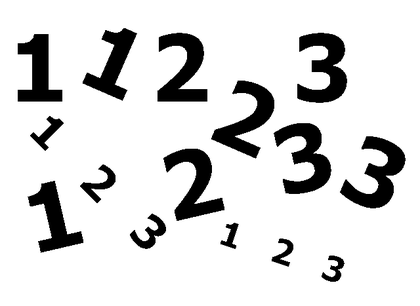
%> input picture Examples/123.bmp, 420 x 306 px, shrunk from 640 x 467 before the run
$ octave --eval "result = Bim_regiongrow(imread('../Examples/123.bmp'));"   (GNU Octave 9; MATLAB toolbox functions it lacks are replaced by stand-ins)
%> lines starting %> are read from the running program, lines starting %| are printed output that depends on the picture; in (x1, y1, x2, y2) boxes, pixels count from 0 and x2, y2 are one past the last pixel; in counts of white or black regions, pixels touching at a corner belong together; the program's own positions count from 1
### Miscellaneous/max2.m
function s = max2(x)
s = max(x(:));
%> s = 255

### Miscellaneous/min2.m
function s = min2(x)
s = min(x(:));
%> s = 0

### InputOutput/Bio_edgeview.m
% Bio_edgeview(B,E,c,g)
%
% Toolbox: Balu
%   Display gray or color image I overimposed by color pixels determined
%   by binary image E. Useful to display the edges of an image.
%   Variable c is the color vector [r g b] indicating the color to be displayed
%  (default: c = [1 0 0], i.e., red)
%   Variable g is the number of pixels of the edge lines, default g = 1
%
% Example to display a red edge of a food:
%    I = imread('testimg1.jpg');           % Input image
%    [R,E] = Bim_segbalu(I);               % Segmentation
%    Bio_edgeview(I,bwperim(E),[0 1 0],3)  % perimeter with 3 pixels will be
%                                          % displayed ingreen ([0 1 0] for [R G B])
%
% D.Mery, PUC-DCC, Apr. 2008-2019
% http://dmery.ing.puc.cl
%

function Bio_edgeview(B,E,cc,g)

if not(exist('cc','var'))
    cc = [1 0 0];
end

if not(exist('g','var'))
    g = 1;
end


B = double(B);
if max(B(:))>1
    B = B/256;
end

if (size(B,3)==1)
    [N,M] = size(B);
    J = zeros(N,M,3);
    J(:,:,1) = B;
    J(:,:,2) = B;
    J(:,:,3) = B;
    B = J;
end

B1 = B(:,:,1);
B2 = B(:,:,2);
B3 = B(:,:,3);

Z = B1==0;
Z = and(Z,B2==0);
Z = and(Z,B3==0);
ii = find(Z==1);
if not(isempty(ii))
    B1(ii) = 1/256;
    B2(ii) = 1/256;
    B3(ii) = 1/256;
end
warning off
E = imdilate(E,ones(g,g));
ii       = find(E==1);
B1(ii)   = cc(1)*255;
B2(ii)   = cc(2)*255;
B3(ii)   = cc(3)*255;
Y        = double(B);
Y(:,:,1) = B1;
Y(:,:,2) = B2;
Y(:,:,3) = B3;
imshow(uint8(Y*256))
drawnow
warning on

### ImageProcessing/Bim_regiongrow.m
%  Dt = Bim_regiongrow(I,th)
%
% Toolbox: Balu
%  Interactive selection of regions with similar grayvalues using growing
%  region algorithm.
%  I   : grayscale image
%  th  : maximal difference of grayvalues in the region
%        (default: th = 20)
%  Dt  : output binary image with segmented regions
%
%  Example:
%     I = imread('X1.png');
%     Dt = Bim_regiongrow(I);
%
% D.Mery, PUC-DCC, Apr. 2011
% http://dmery.ing.puc.cl
%

function Dt = Bim_regiongrow(I,th)
I = double(I);
Dt = zeros(size(I));
op = 1;
points=1;
if ~exist('th','var')
    th = (max2(I)-min2(I))/16;
%> th = 15.94
end
while(points)
    D = zeros(size(I));
    N = ones(size(I));
    if op==1
        figure(2)
        imshow(Dt)
        title('Selected regions');
        figure(1)
        Bio_edgeview(I,bwperim(Dt));
        disp('select pixel of a new region in Figure 1... (or press Esc to end the selection)')
        p = vl_click;
        if isempty(p)
            break
        end
        i = round(p(2));
        j = round(p(1));
        m = I(i,j);

    end
    D(i,j) = 1;
    ok = 0;
    nd0 = sum2(D);
    while not(ok)
        nd = nd0;
        %jj = find(D==1);
        %m = mean(I(jj));
        Dd = and(N,imdilate(D,ones(3,3)));
        S  = Dd-D;
        ii = find(S==1);
        for k=1:length(ii)
            if abs(I(ii(k))-m)<th
                D(ii(k))=1;
            else
                N(ii(k))=0;
            end
        end
        nd0 = sum2(D);
        ok = nd0-nd==0;
    end
    figure(1)
    Bio_edgeview(I,bwperim(or(Dt,D)));
    figure(2)
    imshow(D)
    disp(' ')
    disp('1: accept this region and take another');
    disp('2: delete this region and take another');
    disp('3: the same region but smaller');
    disp('4: the same region but larger');
    disp('5: cut this region');
    disp('6: accept this and end, no more regions');
    disp('7: delete this and end, no more regions');
    disp(' ')
    op = input('Select option: ');
    switch op
        case 1
            Dt = or(D,Dt);
        case 2
            op=1;
        case 3
            th = max(th-2,0);
        case 4
            th = th+2;
        case 5
            ok = 0;
            while not(ok)
                figure(2)
                imshow(D)
                figure(1)
                clf
                Bio_edgeview(I,bwperim(or(Dt,D)));
                hold on
                disp('Define Bounding box to cut in Figure 1 with two clicks...')
                R = ones(size(I));
                p = round(vl_click(2));
                p_i = sort(p(2,:));
                p_j = sort(p(1,:));
                plot(p_j([1 1 2 2 1]),p_i([1 2 2 1 1]))
                R(p_i(1):p_i(2),p_j(1):p_j(2)) = 0;
                Do = and(R,D);
                figure(2)
                imshow(Do)
                op = input('1 = ok, 2 = delete this region, 3 = extra cut, 4 = repeat this cut, 5 = accept whole box? ');
                switch op
                    case 1
                        ok = 1;
                    case 2
                        ok = 1;
                        Do = zeros(size(I));
                    case 3
                        D = Do;
                    case 5
                        Do(p_i(1):p_i(2),p_j(1):p_j(2))=1;
                        ok = 1;
                end
            end
            D = Do;
            Dt = or(D,Dt);
            op = 1;
            figure(1)
            clf
        case 6
            points=0;
            Dt = or(D,Dt);
        case 7
            points=0;
    end
end
%> this loop made 1 pass
%> pass 1, in Bio_edgeview, `Z = B1==0;`:
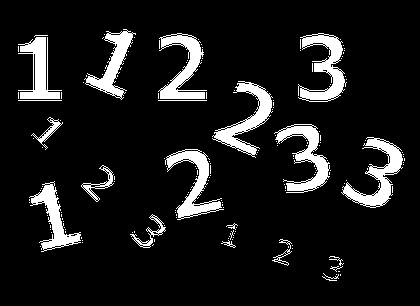
%> Z: size 306x420 logical; 10.3% white; 174 white regions (154 under 20 px), largest, box (x1, y1, x2, y2) and area: (341, 137, 403, 208) 1467, (298, 33, 347, 102) 1448, (274, 124, 330, 193) 1408
figure(2)
imshow(Dt)
figure(1)
Bio_edgeview(I,bwperim(Dt));
%> (the run ends here)

$ run again, on Examples/arrows_1.bmp
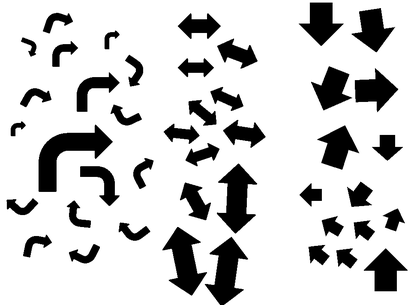
%> input picture Examples/arrows_1.bmp, 420 x 305 px, shrunk from 980 x 712 before the run
%> in max2, `s = max(x(:));`: s = 255
%> in min2, `s = min(x(:));`: s = 0
%> th = 15.94
%> the loop in Bim_regiongrow, `while(points)` made 1 pass
%> pass 1, in Bio_edgeview, `Z = B1==0;`:
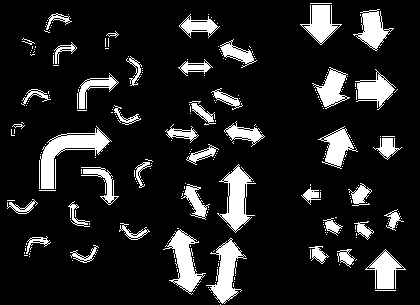
%> Z: size 305x420 logical; 12.8% white; 267 white regions (220 under 20 px), largest, box (x1, y1, x2, y2) and area: (40, 126, 112, 189) 1442, (217, 164, 256, 233) 1146, (163, 229, 206, 295) 1101

$ run again, on Examples/arrows_2.bmp
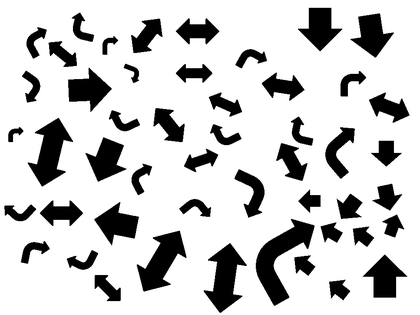
%> input picture Examples/arrows_2.bmp, 420 x 315 px, shrunk from 967 x 725 before the run
%> in max2, `s = max(x(:));`: s = 255
%> in min2, `s = min(x(:));`: s = 0
%> th = 15.94
%> the loop in Bim_regiongrow, `while(points)` made 1 pass
%> pass 1, in Bio_edgeview, `Z = B1==0;`:
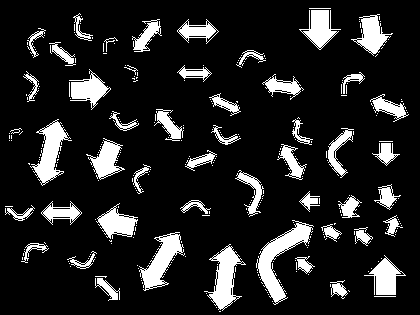
%> Z: size 315x420 logical; 13.9% white; 294 white regions (243 under 20 px), largest, box (x1, y1, x2, y2) and area: (256, 220, 314, 305) 1489, (204, 244, 246, 311) 1141, (139, 232, 185, 291) 1111

$ run again, on Examples/forms.bmp
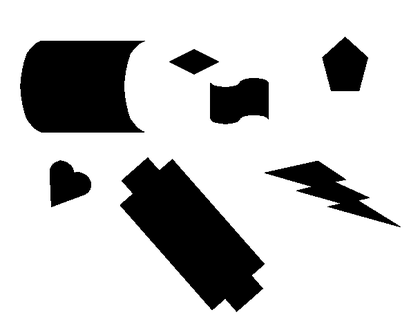
%> input picture Examples/forms.bmp, 420 x 328 px, shrunk from 608 x 475 before the run
%> in max2, `s = max(x(:));`: s = 255
%> in min2, `s = min(x(:));`: s = 0
%> th = 15.94
%> the loop in Bim_regiongrow, `while(points)` made 1 pass
%> pass 1, in Bio_edgeview, `Z = B1==0;`:
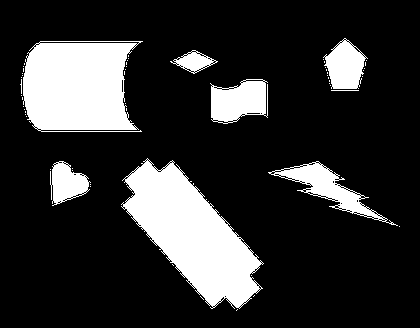
%> Z: size 328x420 logical; 19.1% white; 57 white regions (49 under 20 px), largest, box (x1, y1, x2, y2) and area: (121, 158, 264, 309) 10336, (23, 41, 143, 132) 8895, (268, 161, 398, 226) 1991
